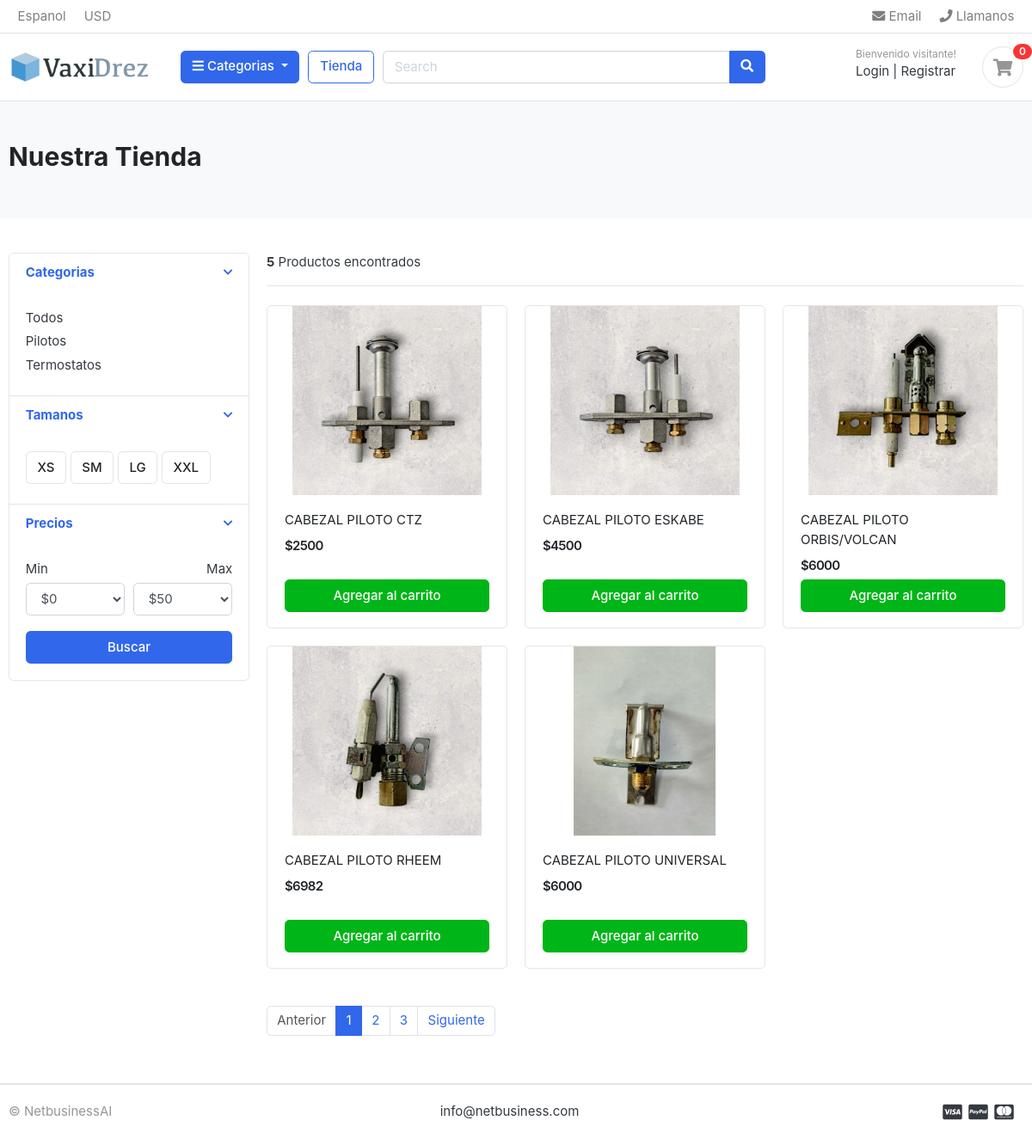
Page /store/Pilotos/ on the committed database.
### category/models.py (models this page shows, shortened)
class Category(models.Model):
    category_name = models.CharField(max_length=20, unique = True)
    description = models.CharField(max_length=255, blank = True)
    slug = models.CharField(max_length=100, unique = True)
    cat_image = models.ImageField(upload_to = 'photos/categories', blank = True)
    class Meta:
        verbose_name = 'category'
        verbose_name_plural = 'categories'
    def get_url(self):
        return reverse('products_by_category',args=[self.slug])

### store/models.py (models this page shows, shortened)
class Product(models.Model):
    product_name = models.CharField(max_length=200, unique=True)
    slug =  models.CharField(max_length=200, unique=True)
    descripcion = models.CharField(max_length=500)
    imagen = models.ImageField(upload_to='product_images/')
    price = models.IntegerField()
    stock = models.IntegerField()
    is_available = models.BooleanField()
    category = models.ForeignKey(Category, on_delete=models.CASCADE)
    created_date = models.DateTimeField(auto_now_add=True)
    modified_date = models.DateTimeField(auto_now=True)

### store/views.py (the view)
# urls.py: path('store/', include('store.urls')),
def store(request, category_slug=None):
    categories = None
    products = None
    if category_slug != None:
        categories = get_object_or_404(Category, slug=category_slug)
        products = Product.objects.filter(category=categories, is_available=True)
        products_count = products.count()
    else:
        products = Product.objects.all().filter(is_available=True)
        products_count = products.count()
    context = {
        'products': products,
        'product_count': products_count,
    }
    return render(request, 'store/store.html', context)

### category/context_processors.py (called while the page is built)
def menu_links(request):
    links = Category.objects.all()
    return dict(links=links)

### templates/store/store.html (shortened to what this page needs)
{% extends 'base.html' %}
{% block content %}
<section class="section-pagetop bg">
    <div class="container">
        <h2 class="title-page">Nuestra Tienda</h2>
    </div>
    </section>
<section class="section-content padding-y">
    <div class="container">
    <div class="row">
        <aside class="col-md-3">
    <div class="card">
        <article class="filter-group">
            <header class="card-header">
                <a href="#" data-toggle="collapse" data-target="#collapse_1" aria-expanded="true" class="">
                    <i class="icon-control fa fa-chevron-down"></i>
                    <h6 class="title">Categorias</h6>
                </a>
            </header>
            <div class="filter-content collapse show" id="collapse_1" style="">
                <div class="card-body">
                    <ul class="list-menu">
                        <li><a href="{%url 'store' %}">Todos </a></li>
                        {%for category in links%}
                        <li><a href="{{category.get_url}}">{{category.category_name}}  </a></li>
                        {%endfor%}
                    </ul>
                </div>
            </div>
        </article>
        <article class="filter-group">
            <header class="card-header">
                <a href="#" data-toggle="collapse" data-target="#collapse_4" aria-expanded="true" class="">
                    <i class="icon-control fa fa-chevron-down"></i>
                    <h6 class="title">Tamanos </h6>
                </a>
            </header>
            <div class="filter-content collapse show" id="collapse_4" style="">
                <div class="card-body">
                  <label class="checkbox-btn">
                    <span class="btn btn-light"> XS </span>
                  </label>
                  <label class="checkbox-btn">
                    <span class="btn btn-light"> SM </span>
                  </label>
                  <label class="checkbox-btn">
                    <span class="btn btn-light"> LG </span>
                  </label>
                  <label class="checkbox-btn">
                    <span class="btn btn-light"> XXL </span>
                  </label>
            </div>
            </div>
        </article>
        <article class="filter-group">
            <header class="card-header">
                <a href="#" data-toggle="collapse" data-target="#collapse_3" aria-expanded="true" class="">
                    <i class="icon-control fa fa-chevron-down"></i>
                    <h6 class="title">Precios </h6>
                </a>
            </header>
            <div class="filter-content collapse show" id="collapse_3" style="">
                <div class="card-body">
                    <div class="form-row">
                    <div class="form-group col-md-6">
                      <label>Min</label>
                          <select class="mr-2 form-control">
                            <option value="0">$0</option>
                        </select>
                    </div>
                    <div class="form-group text-right col-md-6">
                      <label>Max</label>
                          <select class="mr-2 form-control">
                            <option value="50">$50</option>
                        </select>
                    </div>
                    </div>
                    <button class="btn btn-block btn-primary">Buscar</button>
                </div>
            </div>
        </article>
    </div>
        </aside>
        <main class="col-md-9">
    <header class="border-bottom mb-4 pb-3">
            <div class="form-inline">
                <span class="mr-md-auto"><b> {{product_count}}</b> Productos encontrados </span>
            </div>
    </header>
    <div class="row">
        {% for product in products %}
        <div class="col-md-4">
            <figure class="card card-product-grid">
                <div class="img-wrap">
                    <img src="{{product.imagen.url}}">
                </div>
                <figcaption class="info-wrap">
                    <div class="fix-height">
                        <a href="./product-detail.html" class="title">{{product.product_name}}</a>
                        <div class="price-wrap mt-2">
                            <span class="price">${{product.price}}</span>
                        </div>
                    </div>
                    <a href="#" class="btn btn-block btn-success">Agregar al carrito</a>
                </figcaption>
            </figure>
        </div>
        {%endfor%}
    </div>
    <nav class="mt-4" aria-label="Page navigation sample">
      <ul class="pagination">
        <li class="page-item disabled"><a class="page-link" href="#">Anterior</a></li>
        <li class="page-item active"><a class="page-link" href="#">1</a></li>
        <li class="page-item"><a class="page-link" href="#">2</a></li>
        <li class="page-item"><a class="page-link" href="#">3</a></li>
        <li class="page-item"><a class="page-link" href="#">Siguiente</a></li>
      </ul>
    </nav>
        </main>
    </div>
    </div>
    </section>
    {% endblock %}

### static/css/ui.css (style rules this page uses)
html { font-family: "Inter", sans-serif; font-size: 15px; }
.img-wrap { text-align: center; display: block; }
.img-wrap img { max-width: 100%; }
.price-wrap { letter-spacing: -0.7px; }
.padding-y { padding-top: 40px; padding-bottom: 40px; }
figure { margin-bottom: 0; }
article:after, .form-group:after { display: block; clear: both; content: ""; }
.bg { background-color: #f8f9fa; }
.title-page { color: #212529; }
.btn-light { background-color: #fff; border-color: #e4e4e4; }
[class*=list-] li:after { visibility: hidden; display: block; content: ""; overflow: hidden; height: 0; clear: both; }
.list-menu { list-style: none; margin: 0; padding-left: 0; }
.list-menu li { margin-bottom: 5px; }
.list-menu a { color: #343a40; }
[class*=card-product] a.title { color: #212529; display: block; }
[class*=card-product] .img-wrap { overflow: hidden; position: relative; }
[class*=card-product] .img-wrap img { height: 100%; max-width: 100%; width: auto; display: inline-block; -o-object-fit: cover; object-fit: cover; }
.card-product-grid { margin-bottom: 20px; }
.card-product-grid .img-wrap { border-radius: 0.2rem 0.2rem 0 0; height: 220px; }
.card-product-grid .info-wrap { overflow: hidden; padding: 18px 20px; }
.card-product-grid .fix-height { height: 80px; overflow: hidden; }
.card .img-wrap { overflow: hidden; }
.price { font-weight: 600; color: #212529; }
.icon-control { margin-top: 5px; float: right; font-size: 80%; }
.card-header .title { margin-bottom: 0; line-height: 1.5; }
.filter-group { border-bottom: 1px solid #e4e4e4; }
.filter-group .card-header { border-bottom: 0; }
.filter-group:last-child { border-bottom: 0; }
.checkbox-btn { position: relative; }
.section-pagetop { padding: 45px 0; }

### rows in the picture
Category: category_name "Pilotos"
Category: category_name "Termostatos"
Product: imagen (picture), product_name "CABEZAL PILOTO CTZ", price "2500"
Product: imagen (picture), product_name "CABEZAL PILOTO ESKABE", price "4500"
Product: imagen (picture), product_name "CABEZAL PILOTO ORBIS/VOLCAN", price "6000"
Product: imagen (picture), product_name "CABEZAL PILOTO RHEEM", price "6982"
Product: imagen (picture), product_name "CABEZAL PILOTO UNIVERSAL", price "6000"

### other values in the picture
{{ product_count }} "5"
